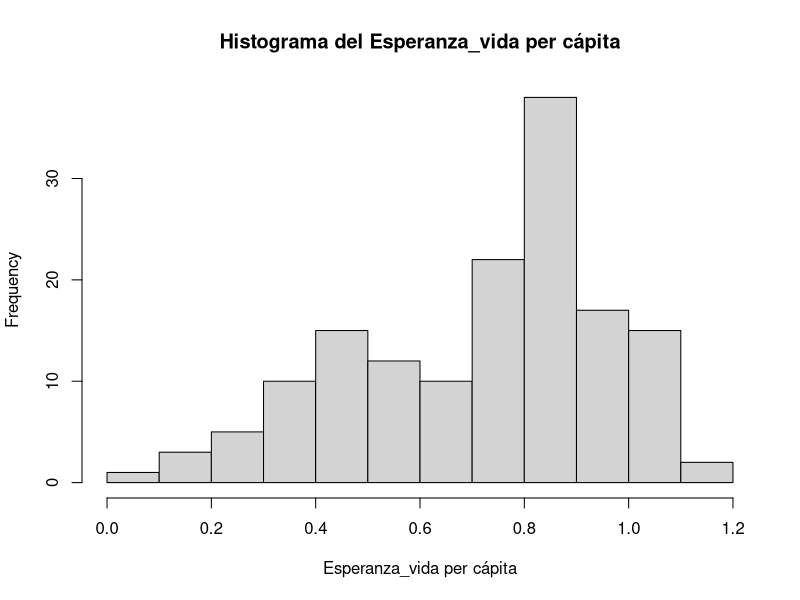
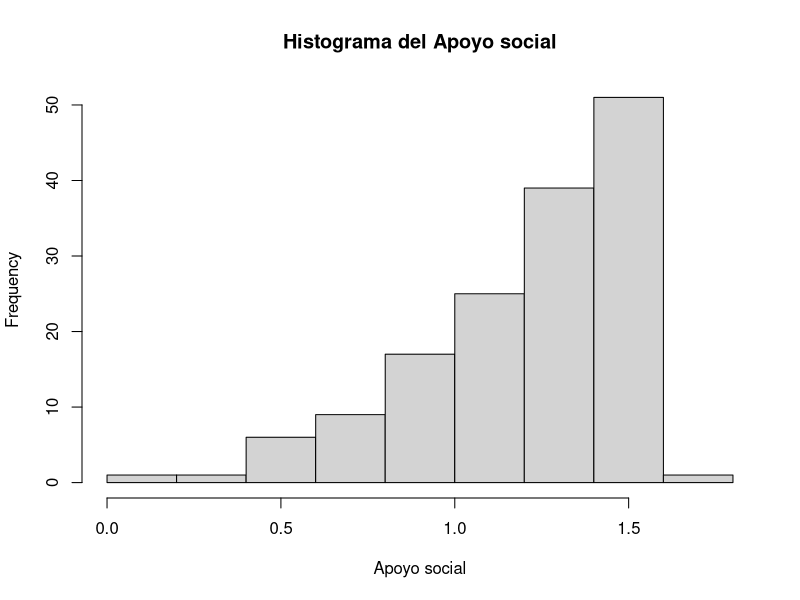
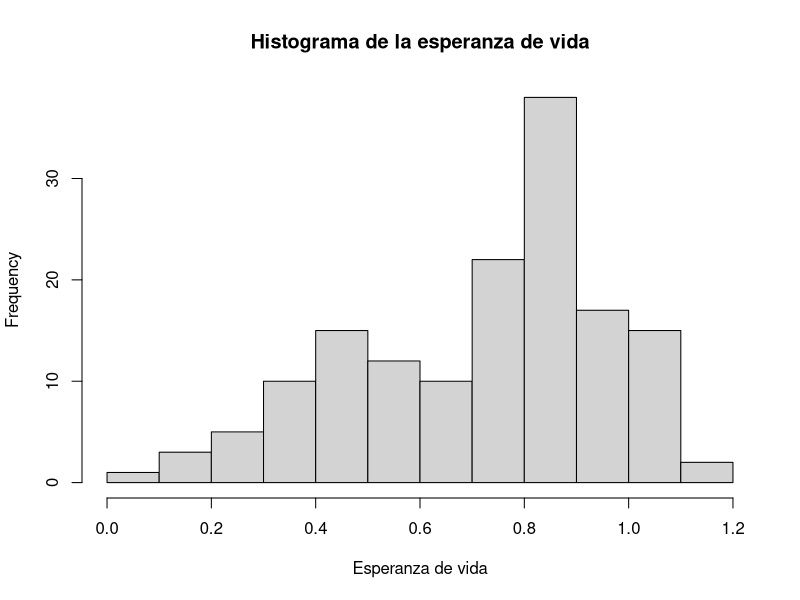
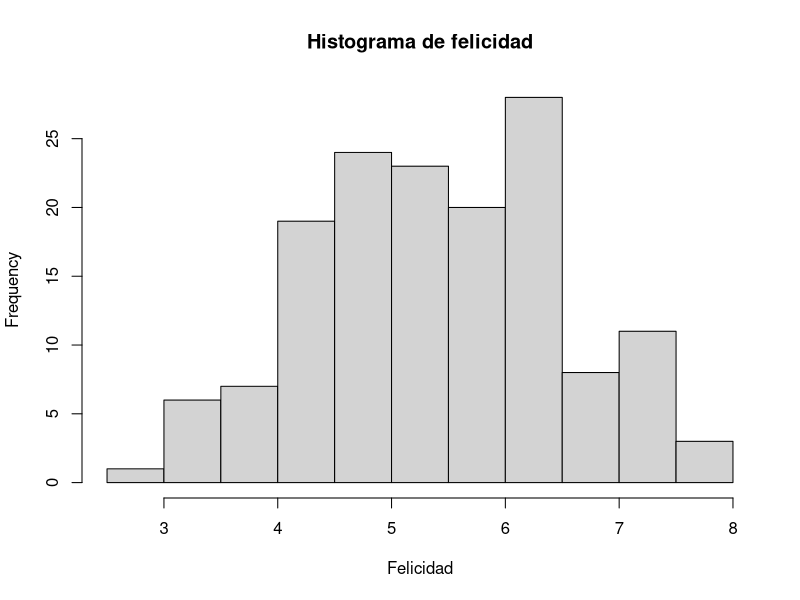
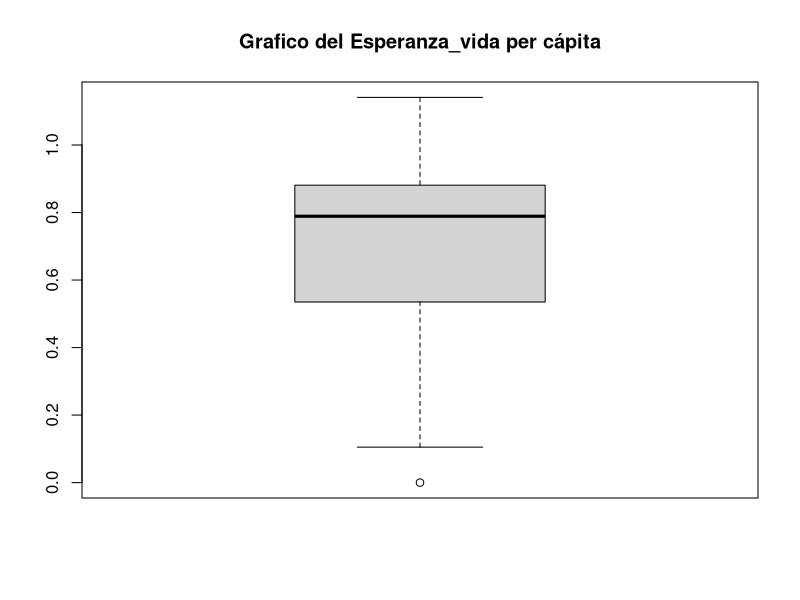
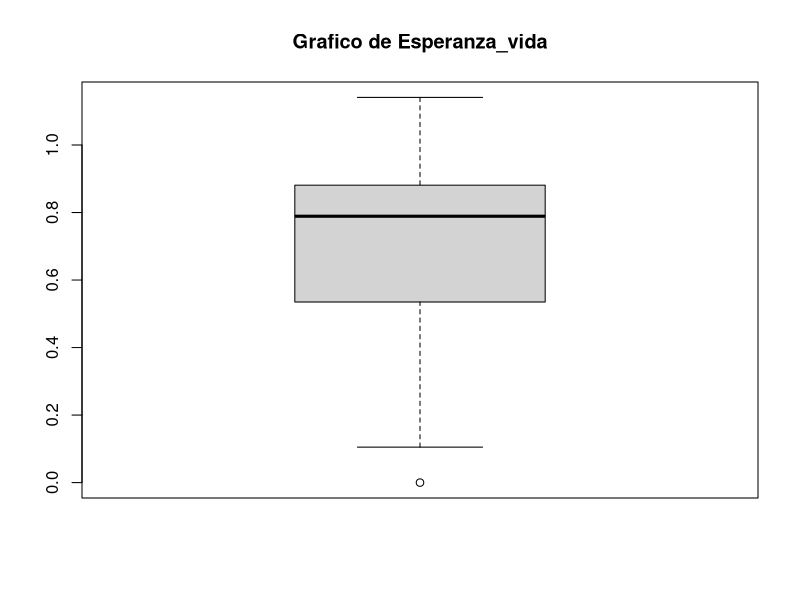
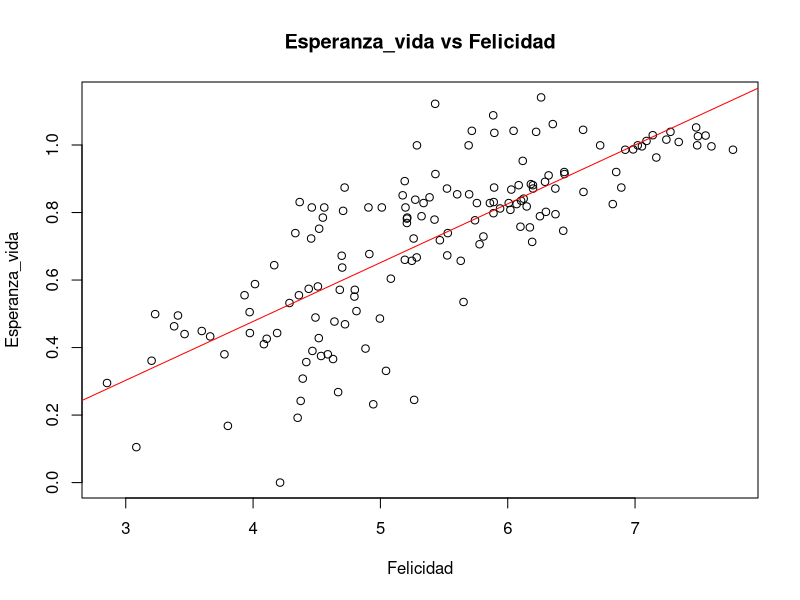
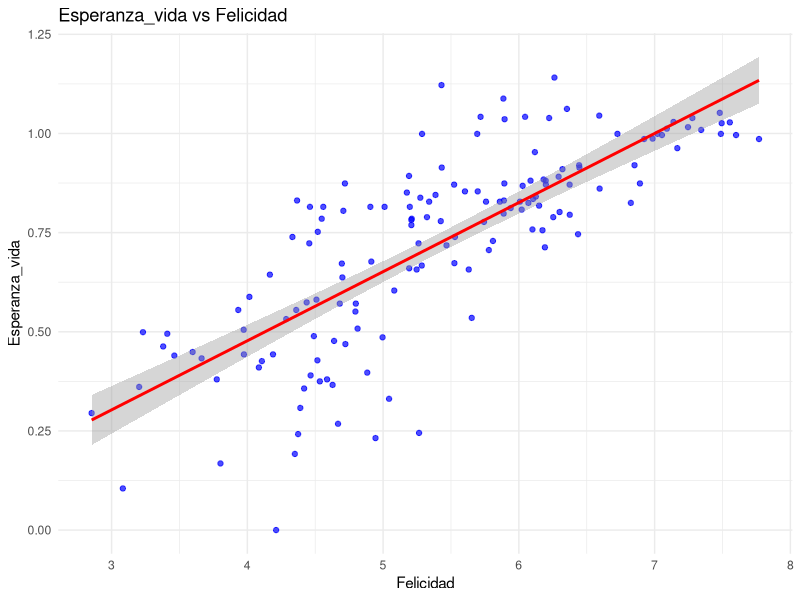

Write R code to recreate these figures, in order.
# Cargar librerías necesarias
library(ggplot2)
library(GGally)
library(readxl)
datos <- read_excel("Datos Problema Practica 2.xlsx")
View(datos)

#Resumen de estadisticas descriptivas
resumen <- summary(datos)
View(resumen)

#Histogramas
hist(datos$Esperanza_vida, main="Histograma del Esperanza_vida per cápita", xlab="Esperanza_vida per cápita")
hist(datos$Apoyo, main="Histograma del Apoyo social", xlab="Apoyo social")
hist(datos$Esperanza_vida, main="Histograma de la esperanza de vida", xlab="Esperanza de vida")
hist(datos$Felicidad, main="Histograma de felicidad", xlab="Felicidad")

#Graficos de cajas
boxplot(datos$Esperanza_vida, main="Grafico del Esperanza_vida per cápita")
boxplot(datos$Esperanza_vida, main="Grafico de Esperanza_vida")

#Variables
datos$Felicidad <- as.numeric(datos$Felicidad)  # Felicidad (X)
datos$Esperanza_vida <- as.numeric(datos$Esperanza_vida)  # Esperanza_vida (Y)
datos$Esperanza_vida <- as.numeric(datos$Esperanza_vida)  # Esperanza_vida (Y)
datos$Apoyo <- as.numeric(datos$Apoyo)  # Apoyo(Y)
datos$Esperanza_vida <- as.numeric(datos$Esperanza_vida)  # Esperanza_vida (Y)
datos$Esperanza_vida <- as.numeric(datos$Esperanza_vida)  # Esperanza_vida (Y)
datos$Esperanza_vida <- as.numeric(datos$Esperanza_vida)  # Esperanza_vida (Y)

# 1. Gráfico de dispersión
plot(datos$Felicidad,datos$Esperanza_vida, 
     xlab = "Felicidad", 
     ylab = "Esperanza_vida", 
     main = "Esperanza_vida vs Felicidad")
abline(lm(datos$Esperanza_vida~datos$Felicidad,data = datos),col="red")

#Con ggplot2
ggplot(datos, aes(x = Felicidad, y = Esperanza_vida)) +
  geom_point(color = "blue", alpha = 0.7) +
  geom_smooth(method = "lm", se = TRUE, color = "red") +
  labs(title = "Esperanza_vida vs Felicidad",
       x = "Felicidad",
       y = "Esperanza_vida") +
  theme_minimal()

# 2. Matriz de correlación
cor_matrix <- cor(datos[, c("Felicidad", "Esperanza_vida")])
cor_matrix

#Con ggpairs 
ggcor <- ggpairs(datos[, c("Felicidad", "Esperanza_vida")])
ggcor

# 3. Ajuste del modelo de regresión
modelo <- lm(Esperanza_vida ~ Felicidad, data = datos)

# 4. Resumen del modelo
summary(modelo)


# Coef correlación es el cuadrado del Coef determinación solo en simple

r2 <-(cor_matrix[1,2])^{2}



#Gráfico de dispersión con la ecuación de la recta encontrada
coeficientes <- coef(modelo)
plot(datos$Felicidad, datos$Esperanza_vida, 
     xlab = "Felicidad", 
     ylab = "Esperanza_vida", 
     main = "Esperanza_vida vs Felicidad")
abline(modelo, col = "red", lwd = 2)
eq_text <- paste0("y = ", round(coeficientes[1], 2), " + ", round(coeficientes[2], 2), "x")
legend("topright", legend = eq_text, col = "red", lty = 1, bty = "o") #si cambiana n por o se agrega un cuadro


